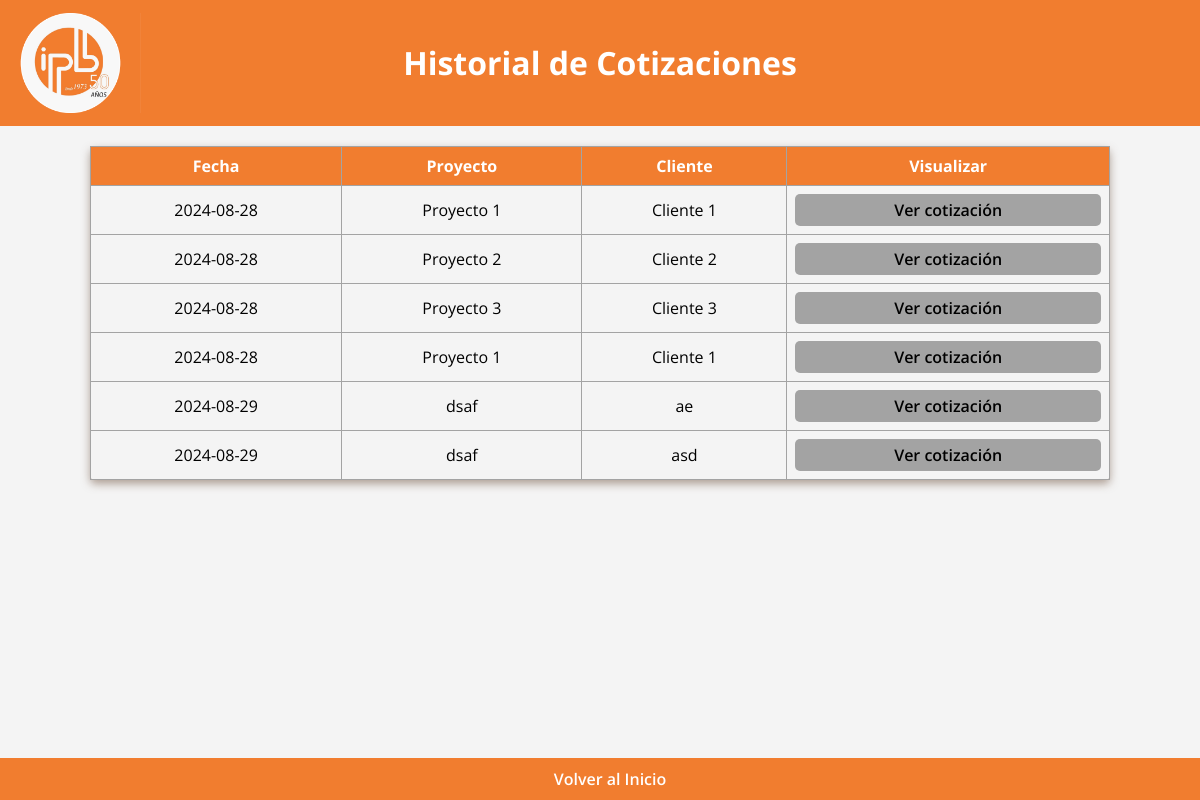
The page /lista_cotizaciones on the database as committed earlier.
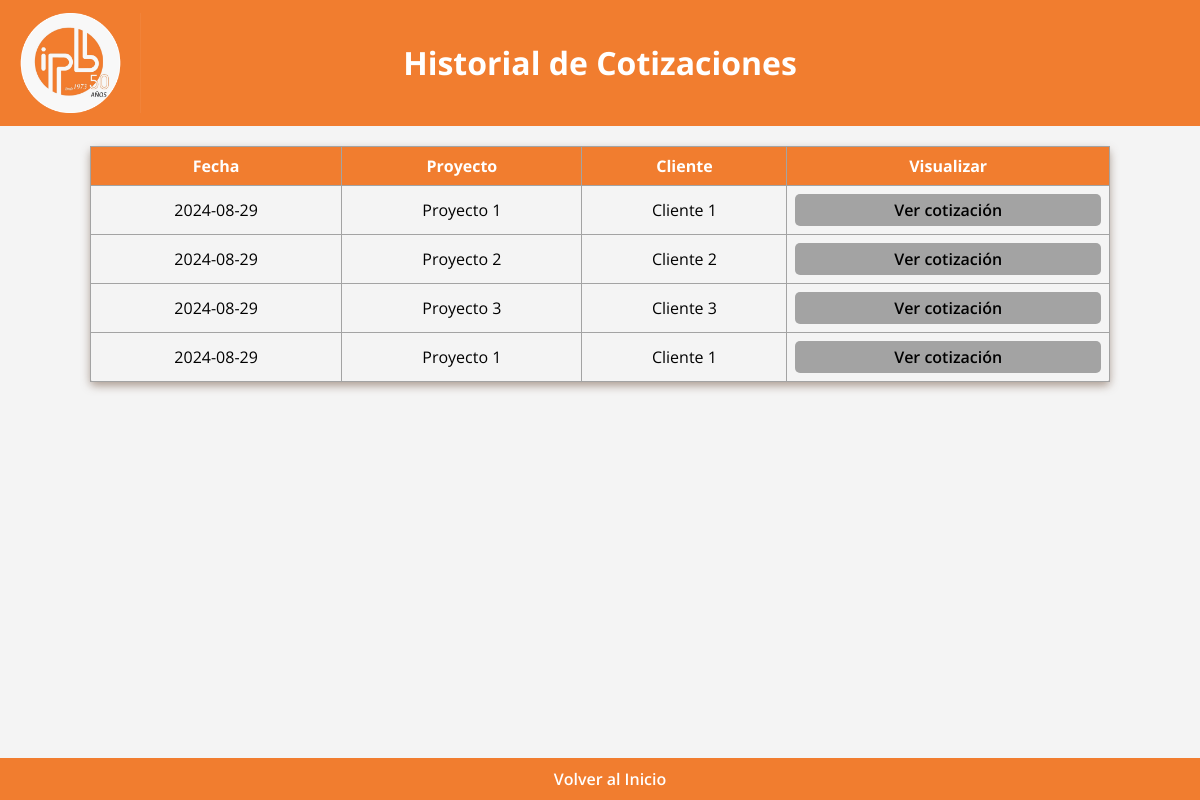
The same page on the database as committed later.
### app.py (models this page shows, shortened)
class Cotizacion(db.Model):
    id = db.Column(db.Integer, primary_key=True)
    fecha = db.Column(db.Date, default=lambda: datetime.now(pytz.timezone('America/Bogota')).date())
    ciudad = db.Column(db.String(100), nullable=False)
    empresa = db.Column(db.String(100), nullable=False)
    proyecto = db.Column(db.String(100), nullable=False)
    plazo = db.Column(db.String(100), nullable=False)
    entrega = db.Column(db.String(100), nullable=False)
    anticipo = db.Column(db.Integer, nullable=False)
    p_acta = db.Column(db.Integer, nullable=False)
    f_acta = db.Column(db.Integer, nullable=False)
    consecutivo = db.Column(db.Integer, nullable=False)
    version_padre_id = db.Column(db.Integer, db.ForeignKey('cotizacion.id'), nullable=True)
    versiones = db.relationship('Cotizacion', backref=db.backref('version_padre', remote_side=[id]), lazy=True)
    productos_detalle = db.relationship('CotizacionProducto', backref='cotizacion', lazy=True)
    cliente_id = db.Column(db.Integer, db.ForeignKey('cliente.id'), nullable=False)
    cliente = db.relationship('Cliente', backref=db.backref('cotizaciones', lazy=True))
    servicio = db.Column(db.String(1000), nullable=False, default="v")

class Cliente(db.Model):
    id = db.Column(db.Integer, primary_key=True)
    nombre = db.Column(db.String(100), nullable=False)
    celular = db.Column(db.Integer, nullable=False)
    email = db.Column(db.String(100), nullable=False)
    """
    cotizacion_id = db.Column(db.Integer, db.ForeignKey('cotizacion.id'))
    cotizaciones = db.relationship('Cotizacion', back_populates='clienten', order_by='Cotizacion.id')
    """

### app.py (the view)
@app.route('/lista_cotizaciones')
def listar_cotizaciones():
    cotizaciones = Cotizacion.query.all()
    return render_template('lista_cotizaciones.html', cotizaciones=cotizaciones)

### templates/lista_cotizaciones.html (shortened to what this page needs)
<!DOCTYPE html>
<html lang="en">
<head>
    <link rel="stylesheet" href="{{ url_for('static', filename='styleListaCotizaciones.css') }}">
</head>
<body>
    <header>
        <img src="static/logobonito.png" alt="Logo de IPB SAS" class="logobonito">
        <h1>Historial de Cotizaciones</h1>
    </header>
    <table id="myTable" border="1" class="cotizaciones">
        <thead>
            <tr>
                <th>Fecha</th>
                <th>Proyecto</th>
                <th>Cliente</th>
                <th>Visualizar</th>
            </tr>
        </thead>
        <tbody>
            {% for cotizacion in cotizaciones%}
            <tr>
                <td>{{ cotizacion.fecha }}</td>
                <td>{{ cotizacion.proyecto }}</td>
                <td>{{ cotizacion.cliente.nombre }}</td>
                <td><a href="/versiones_cotizacion/{{cotizacion.id}}"class="btn-ver-cotizacion">Ver cotización</a></td>
            </tr>
            {% endfor %}
        </tbody>
    </table>
    <footer>
        <a href="/" class="support-link">Volver al Inicio</a>
    </footer>
</body>
</html>

### static/styleListaCotizaciones.css (style rules this page uses)
body { font-family: 'Open Sans', Arial, sans-serif; margin: 0; padding: 0; box-sizing: border-box; background-color: #f4f4f4; }
header { background-color: #f17d2f; color: white; padding: 20px; text-align: center; position: relative; }
header .logobonito { height: 100px; width: auto; position: absolute; top: 50%; left: 0; transform: translateY(-50%); }
th, td { padding: 8px; text-align: center; border-bottom: 1px solid #a3a3a3; }
th { background-color: #f17d2f; color: white; }
#myTable { border-collapse: collapse; width: 85%; margin: 20px auto; border: 1px solid #a3a3a3; border-radius: 5px; box-shadow: 0 4px 8px #6b4e3a80; }
.btn-ver-cotizacion { display: block; padding: 5px 2px; background-color: #a3a3a3; color: rgb(0, 0, 0); border: none; border-radius: 5px; text-decoration: none; text-align: center; font-weight: 600; cursor: pointer; transition: background-color 0.3s ease; }
footer { background-color: #f17d2f; color: white; padding: 10px; text-align: center; position: fixed; width: 100%; bottom: 0; }
.support-link { color: white; text-decoration: none; font-weight: 600; }

Rows that differ between the two databases and show on the page:
removed Cotizacion: fecha "2024-08-29", proyecto "dsaf", cliente.nombre "ae"
removed Cotizacion: fecha "2024-08-29", proyecto "dsaf", cliente.nombre "asd"
changed Cotizacion (number 1 of 4 on the later page): fecha "2024-08-28" → "2024-08-29"
changed Cotizacion "Proyecto 2": fecha "2024-08-28" → "2024-08-29"
changed Cotizacion "Proyecto 3": fecha "2024-08-28" → "2024-08-29"
changed Cotizacion (number 4 of 4 on the later page): fecha "2024-08-28" → "2024-08-29"
